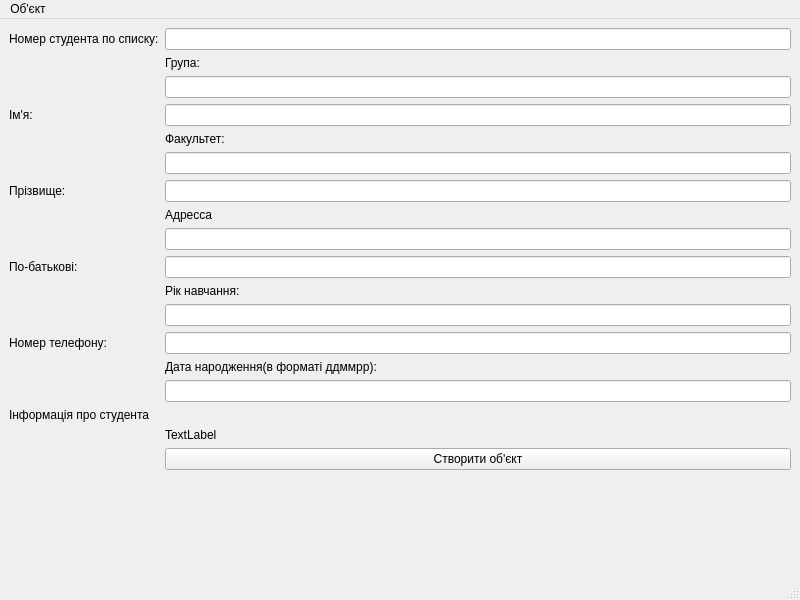
<?xml version="1.0" encoding="UTF-8"?>
<ui version="4.0">
 <class>MainWindow</class>
 <widget class="QMainWindow" name="MainWindow">
  <property name="geometry">
   <rect>
    <x>0</x>
    <y>0</y>
    <width>800</width>
    <height>600</height>
   </rect>
  </property>
  <property name="windowTitle">
   <string>MainWindow</string>
  </property>
  <widget class="QWidget" name="centralwidget">
   <layout class="QFormLayout" name="formLayout">
    <item row="0" column="0">
     <widget class="QLabel" name="label_4">
      <property name="text">
       <string>Номер студента по списку:</string>
      </property>
     </widget>
    </item>
    <item row="0" column="1">
     <widget class="QLineEdit" name="leId"/>
    </item>
    <item row="1" column="1">
     <widget class="QLabel" name="label_5">
      <property name="text">
       <string>Група:</string>
      </property>
     </widget>
    </item>
    <item row="2" column="1">
     <widget class="QLineEdit" name="leGroup"/>
    </item>
    <item row="3" column="0">
     <widget class="QLabel" name="label">
      <property name="text">
       <string>Ім'я:</string>
      </property>
     </widget>
    </item>
    <item row="3" column="1">
     <widget class="QLineEdit" name="leFirstName"/>
    </item>
    <item row="4" column="1">
     <widget class="QLabel" name="label_6">
      <property name="text">
       <string>Факультет:</string>
      </property>
     </widget>
    </item>
    <item row="5" column="1">
     <widget class="QLineEdit" name="leFaculty"/>
    </item>
    <item row="6" column="0">
     <widget class="QLabel" name="label_2">
      <property name="text">
       <string>Прізвище:</string>
      </property>
     </widget>
    </item>
    <item row="6" column="1">
     <widget class="QLineEdit" name="leLastName"/>
    </item>
    <item row="7" column="1">
     <widget class="QLabel" name="label_7">
      <property name="text">
       <string>Адресса</string>
      </property>
     </widget>
    </item>
    <item row="8" column="1">
     <widget class="QLineEdit" name="leAddress"/>
    </item>
    <item row="9" column="0">
     <widget class="QLabel" name="label_3">
      <property name="text">
       <string>По-батькові:</string>
      </property>
     </widget>
    </item>
    <item row="9" column="1">
     <widget class="QLineEdit" name="lePaternalName"/>
    </item>
    <item row="10" column="1">
     <widget class="QLabel" name="label_8">
      <property name="text">
       <string>Рік навчання:</string>
      </property>
     </widget>
    </item>
    <item row="11" column="1">
     <widget class="QLineEdit" name="leYear"/>
    </item>
    <item row="12" column="0">
     <widget class="QLabel" name="label_10">
      <property name="text">
       <string>Номер телефону:</string>
      </property>
     </widget>
    </item>
    <item row="12" column="1">
     <widget class="QLineEdit" name="lePhoneNumber"/>
    </item>
    <item row="13" column="1">
     <widget class="QLabel" name="label_9">
      <property name="text">
       <string>Дата народження(в форматі ддммрр):</string>
      </property>
     </widget>
    </item>
    <item row="14" column="1">
     <widget class="QLineEdit" name="leDate"/>
    </item>
    <item row="15" column="0">
     <widget class="QLabel" name="label_11">
      <property name="text">
       <string>Інформація про студента</string>
      </property>
     </widget>
    </item>
    <item row="16" column="1">
     <widget class="QLabel" name="lbStudentInfo">
      <property name="text">
       <string>TextLabel</string>
      </property>
      <property name="wordWrap">
       <bool>true</bool>
      </property>
     </widget>
    </item>
    <item row="17" column="1">
     <widget class="QPushButton" name="showInfo">
      <property name="text">
       <string>Створити об'єкт</string>
      </property>
     </widget>
    </item>
   </layout>
  </widget>
  <widget class="QMenuBar" name="menubar">
   <property name="geometry">
    <rect>
     <x>0</x>
     <y>0</y>
     <width>800</width>
     <height>23</height>
    </rect>
   </property>
   <widget class="QMenu" name="menu">
    <property name="title">
     <string>Об'єкт</string>
    </property>
    <addaction name="separator"/>
    <addaction name="separator"/>
    <addaction name="aCreateObject"/>
    <addaction name="separator"/>
    <addaction name="aShowObject"/>
    <addaction name="separator"/>
    <addaction name="aQuit"/>
   </widget>
   <addaction name="menu"/>
  </widget>
  <widget class="QStatusBar" name="statusbar"/>
  <action name="aCreateObject">
   <property name="text">
    <string>Створити Об'єкт</string>
   </property>
  </action>
  <action name="aShowObject">
   <property name="text">
    <string>Показати об'єкт</string>
   </property>
  </action>
  <action name="aQuit">
   <property name="text">
    <string>Вийти</string>
   </property>
  </action>
 </widget>
 <resources/>
 <connections/>
</ui>
